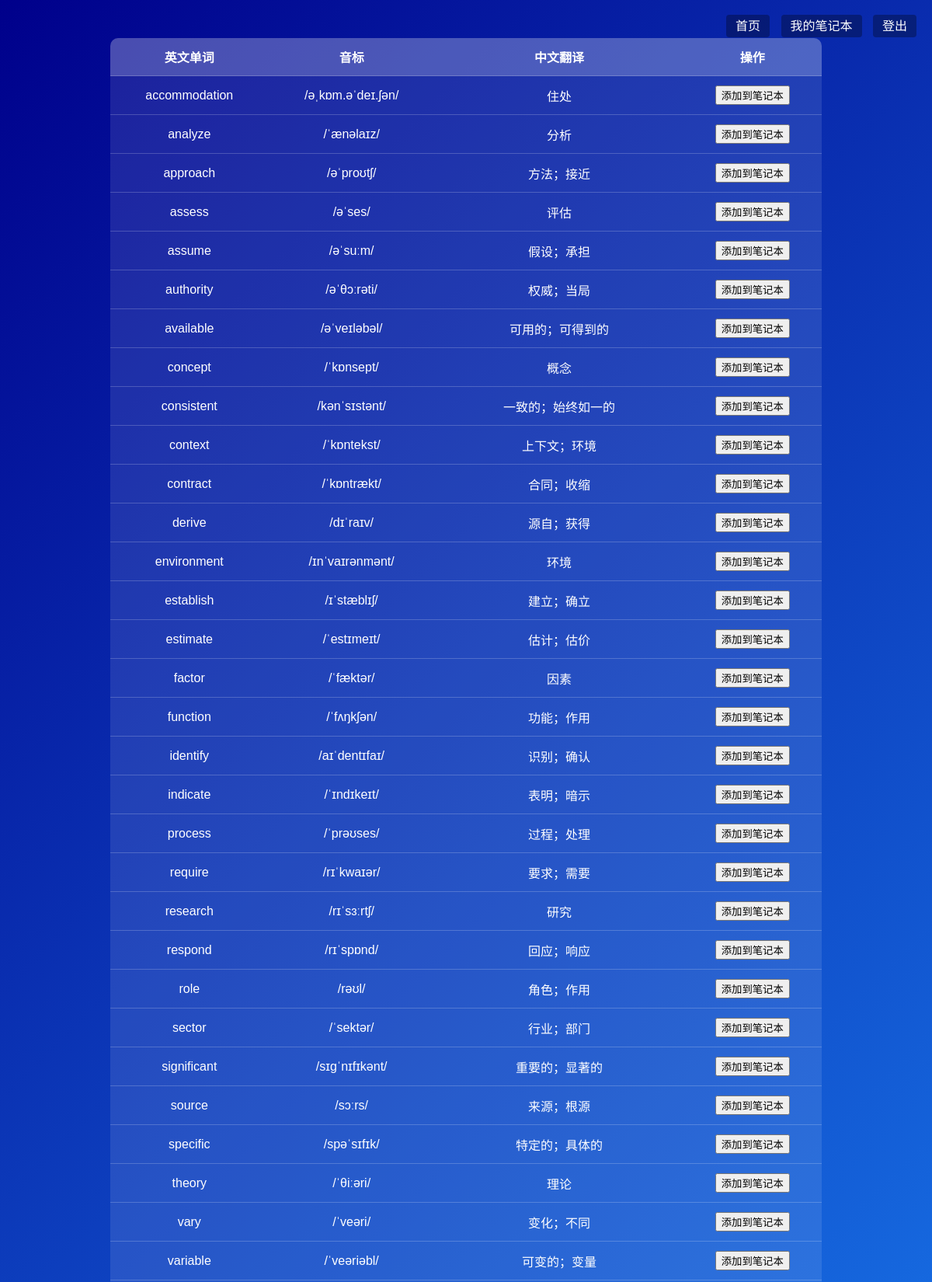
Page /word_dictionary (signed in, upper part) on the committed database.
### app/models.py (models this page shows)
class Word(db.Model):
    __tablename__ = 'word'
    id = db.Column(db.Integer, primary_key=True)
    word = db.Column(db.String(100), nullable=False)
    meaning = db.Column(db.String(200), nullable=False)
    phonetic = db.Column(db.String(100))
    category = db.Column(db.String(64), default='all')
    fans = relationship('User', secondary=notebook_table, back_populates='notebook')

### app/routes.py (the view)
@bp.route('/word_dictionary')
@login_required
def word_dictionary():
    single = request.args.get('category')
    if single:
        cats = [single]
    else:
        raw = current_user.interests or ''
        cats = [c.strip() for c in raw.split(',') if c.strip()]
    query = Word.query.filter(Word.category.in_(cats))
    notebook_ids = [w.id for w in current_user.notebook]
    if notebook_ids:
        query = query.filter(~Word.id.in_(notebook_ids))
    page     = request.args.get('page', 1, type=int)
    per_page = request.args.get('per_page', 50, type=int)
    pagination = query.order_by(Word.id) \
                      .paginate(page=page, per_page=per_page, error_out=False)
    return render_template(
        'word_dictionary.html',
        words      = pagination.items,
        pagination = pagination,
        category   = single
    )

### app/__init__.py (called while the page is built)
def create_app():
    app = Flask(__name__)
    app.config['SECRET_KEY'] = 'your_secret_key'
    app.config['SQLALCHEMY_DATABASE_URI'] = 'sqlite:///words.db'
    app.config['SQLALCHEMY_TRACK_MODIFICATIONS'] = False
    db.init_app(app)
    login_manager.init_app(app)
    @login_manager.user_loader
    def load_user(user_id):
        return User.query.get(int(user_id))
    from app.routes import bp as main_bp
    app.register_blueprint(main_bp)
    with app.app_context():
        db.create_all()
    return app

### app/templates/word_dictionary.html (shortened to what this page needs)
<!DOCTYPE html>
<html lang="zh-CN">
<head>
</head>
<body>
    <div class="nav">
        <a href="{{ url_for('main.index') }}">首页</a>
        <a href="{{ url_for('main.notebook') }}">我的笔记本</a>
        <a href="{{ url_for('main.logout') }}">登出</a>
    </div>
    <div class="word-list">
        <table>
            <thead>
                <tr><th>英文单词</th><th>音标</th><th>中文翻译</th><th>操作</th></tr>
            </thead>
            <tbody>
                {% if words|length == 0 %}
                <tr><td colspan="4">该分类暂时没有单词。</td></tr>
                {% else %}
                  {% for w in words %}
                  <tr>
                    <td>{{ w.word }}</td>
                    <td>{{ w.phonetic or '暂无音标' }}</td>
                    <td>{{ w.meaning }}</td>
                    <td>
                      {% if w in current_user.notebook %}
                        <button disabled>已添加</button>
                      {% else %}
                        <form method="POST" action="{{ url_for('main.add_to_notebook', word_id=w.id) }}">
                          <button type="submit">添加到笔记本</button>
                        </form>
                      {% endif %}
                    </td>
                  </tr>
                  {% endfor %}
                {% endif %}
            </tbody>
        </table>
    </div>
</body>
</html>

### app/templates/word_dictionary.html (style rules this page uses)
body { background: linear-gradient(135deg,#00008B,#1E90FF); color:white; font-family:Arial,sans-serif; text-align:center; padding:20px; }
.nav { position: absolute; top: 20px; right: 20px; }
.nav a { margin-left: 10px; color: white; text-decoration: none; background: rgba(0,0,0,0.3); padding: 6px 12px; border-radius: 4px; }
.word-list { width:80%; margin:20px auto; background:rgba(255,255,255,0.1); border-radius:10px; overflow:hidden; }
table { width:100%; border-collapse:collapse; }
th,td { padding:12px; border-bottom:1px solid rgba(255,255,255,0.2); }
th { background:rgba(255,255,255,0.2); }

### rows in the picture
Word: word "accommodation", phonetic "/əˌkɒm.əˈdeɪ.ʃən/", meaning "住处"
Word: word "analyze", phonetic "/ˈænəlaɪz/", meaning "分析"
Word: word "approach", phonetic "/əˈproʊtʃ/", meaning "方法；接近"
Word: word "assess", phonetic "/əˈses/", meaning "评估"
Word: word "assume", phonetic "/əˈsuːm/", meaning "假设；承担"
Word: word "authority", phonetic "/əˈθɔːrəti/", meaning "权威；当局"
Word: word "available", phonetic "/əˈveɪləbəl/", meaning "可用的；可得到的"
Word: word "concept", phonetic "/ˈkɒnsept/", meaning "概念"
Word: word "consistent", phonetic "/kənˈsɪstənt/", meaning "一致的；始终如一的"
Word: word "context", phonetic "/ˈkɒntekst/", meaning "上下文；环境"
Word: word "contract", phonetic "/ˈkɒntrækt/", meaning "合同；收缩"
Word: word "derive", phonetic "/dɪˈraɪv/", meaning "源自；获得"
Word: word "environment", phonetic "/ɪnˈvaɪrənmənt/", meaning "环境"
Word: word "establish", phonetic "/ɪˈstæblɪʃ/", meaning "建立；确立"
Word: word "estimate", phonetic "/ˈestɪmeɪt/", meaning "估计；估价"
Word: word "factor", phonetic "/ˈfæktər/", meaning "因素"
Word: word "function", phonetic "/ˈfʌŋkʃən/", meaning "功能；作用"
Word: word "identify", phonetic "/aɪˈdentɪfaɪ/", meaning "识别；确认"
Word: word "indicate", phonetic "/ˈɪndɪkeɪt/", meaning "表明；暗示"
Word: word "process", phonetic "/ˈprəʊses/", meaning "过程；处理"
Word: word "require", phonetic "/rɪˈkwaɪər/", meaning "要求；需要"
Word: word "research", phonetic "/rɪˈsɜːrtʃ/", meaning "研究"
Word: word "respond", phonetic "/rɪˈspɒnd/", meaning "回应；响应"
Word: word "role", phonetic "/rəʊl/", meaning "角色；作用"
Word: word "sector", phonetic "/ˈsektər/", meaning "行业；部门"
Word: word "significant", phonetic "/sɪɡˈnɪfɪkənt/", meaning "重要的；显著的"
Word: word "source", phonetic "/sɔːrs/", meaning "来源；根源"
Word: word "specific", phonetic "/spəˈsɪfɪk/", meaning "特定的；具体的"
Word: word "theory", phonetic "/ˈθiːəri/", meaning "理论"
Word: word "vary", phonetic "/ˈveəri/", meaning "变化；不同"
Word: word "variable", phonetic "/ˈveəriəbl/", meaning "可变的；变量"
